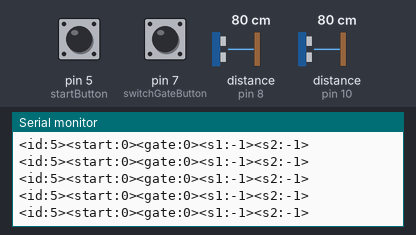
The sketch below on a simulated Arduino Uno, built with avr-gcc and run on an emulated ATmega328P. Parts: the last lines printed to the serial monitor. Wiring (inferred from the names in the program): 2 × ultrasonic range finder: trigger pin 9, echo pin 8 / trigger pin 11, echo pin 10. The test bench sets the inputs (shaded band); at power-on: distance to the obstacle (sensors on pin 8, pin 10) 80 cm, pin 5 (startButton) HIGH, pin 7 (switchGateButton) HIGH. The echo pulse lasts 58.3 µs per cm.

Above: at 1.2 s.
1.3 s: distance to the obstacle (sensor on pin 8) set to 2 cm
At 2.2 s:
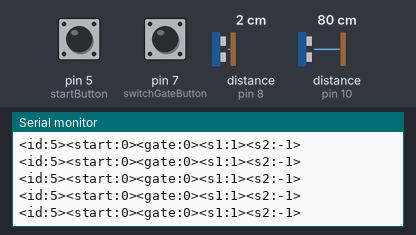
4.3 s: distance to the obstacle (sensor on pin 10) set to 2 cm
At 5.4 s:
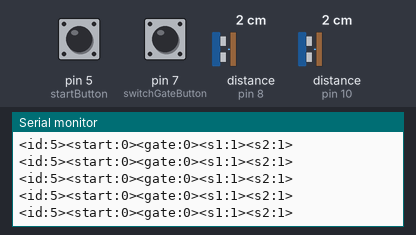
7.3 s: distance to the obstacle (sensor on pin 8) set to 18 cm
At 8.1 s:
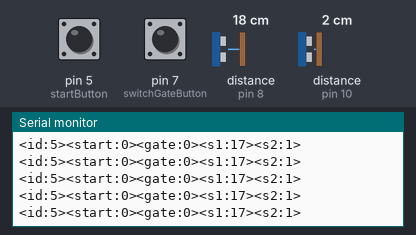
Timing chart, 0 to 8.9 s (numbered marks = the images above; inputs shaded):
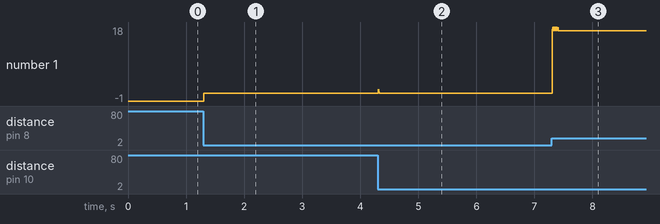

The sketch:

kaugusmoodul.ino
```cpp
#define trigPin1 9 //sonar1
#define echoPin1 8
#define trigPin2 11  //sonar2
#define echoPin2 10
#define startButton 5
#define switchGateButton 7

int incomingByte = 0;   // for incoming serial data
int trigPin = 13;
int echoPin = 12;
void setup() {
  Serial.begin (115200);
  Serial.read();
  pinMode(trigPin1, OUTPUT);  //sonar1
  pinMode(echoPin1, INPUT);
  pinMode(trigPin2, OUTPUT);  //sonar2
  pinMode(echoPin2, INPUT);

  //buttons
  pinMode(startButton, INPUT_PULLUP);
  pinMode(switchGateButton, INPUT_PULLUP);
}
String str;
String distance0 = "-1";
String distance1 = "-1";
String gate = "0";
String strt = "0";
void loop() {
     //send data only when you receive data:
   Serial.println(
   String("<id:5>")+
    "<start:"+strt+">"+
    "<gate:"+gate+">"+
    "<s1:"+distance0+">"+
    "<s2:"+distance1+">"
  );
  distance0 = getDistance(0);
  distance1 = getDistance(1);
  if(digitalRead(switchGateButton) == LOW){
    gate = "1";
  }
  else{
    gate = "0";
  }

  if(digitalRead(startButton) == LOW){
    strt = "1";
  }
  else{
    strt = "0";
  }
}

String getDistance(int sonarId){
  if(sonarId == 0){
    trigPin = trigPin1;
    echoPin = echoPin1;
  }
  else if(sonarId == 1){
    trigPin = trigPin2;
    echoPin = echoPin2;
  }
  String result;
  long duration, distance;
  digitalWrite(trigPin, LOW);
  delayMicroseconds(2);
  digitalWrite(trigPin, HIGH);
  delayMicroseconds(10);
  digitalWrite(trigPin, LOW);
  duration = pulseIn(echoPin, HIGH, 2000);
  distance = (duration/2) / 29.1;

  if (distance >= 200 || distance <= 0){
    result = String(-1);
  }
  else {
    result = String(distance);
  }

  return result;
}
```

Measured:
- after the input at 1.3 s, the serial monitor: prints a new line at once (image 1)
- after the input at 4.3 s, the serial monitor: prints a new line at once (image 2)
- after the input at 7.3 s, the serial monitor: prints a new line at once (image 3)
- plotted number 1: 1 → 17 after the input at 7.3 s
